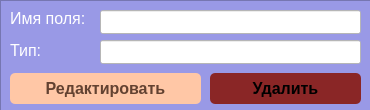
<?xml version="1.0" encoding="UTF-8"?>
<ui version="4.0">
 <class>FieldRowWidget</class>
 <widget class="QWidget" name="FieldRowWidget">
  <property name="geometry">
   <rect>
    <x>0</x>
    <y>0</y>
    <width>370</width>
    <height>110</height>
   </rect>
  </property>
  <property name="windowTitle">
   <string>FieldRowWidget</string>
  </property>
  <widget class="QFrame" name="frame">
   <property name="geometry">
    <rect>
     <x>0</x>
     <y>0</y>
     <width>371</width>
     <height>111</height>
    </rect>
   </property>
   <property name="styleSheet">
    <string notr="true">background-color: rgb(153, 153, 230);</string>
   </property>
   <property name="frameShape">
    <enum>QFrame::Shape::StyledPanel</enum>
   </property>
   <property name="frameShadow">
    <enum>QFrame::Shadow::Raised</enum>
   </property>
   <widget class="QLabel" name="label">
    <property name="geometry">
     <rect>
      <x>10</x>
      <y>10</y>
      <width>91</width>
      <height>16</height>
     </rect>
    </property>
    <property name="font">
     <font>
      <family>Yu Gothic UI</family>
      <pointsize>12</pointsize>
     </font>
    </property>
    <property name="styleSheet">
     <string notr="true">background-color: rgba(255, 255, 255, 0);
color: rgb(255, 255, 255);
border: none;</string>
    </property>
    <property name="text">
     <string>Имя поля:</string>
    </property>
   </widget>
   <widget class="QLabel" name="label_2">
    <property name="geometry">
     <rect>
      <x>10</x>
      <y>40</y>
      <width>91</width>
      <height>21</height>
     </rect>
    </property>
    <property name="font">
     <font>
      <family>Yu Gothic UI</family>
      <pointsize>12</pointsize>
     </font>
    </property>
    <property name="styleSheet">
     <string notr="true">background-color: rgba(255, 255, 255, 0);
color: rgb(255, 255, 255);
border: none;</string>
    </property>
    <property name="text">
     <string>Тип:</string>
    </property>
   </widget>
   <widget class="QPushButton" name="pushButtonEdit">
    <property name="geometry">
     <rect>
      <x>10</x>
      <y>73</y>
      <width>191</width>
      <height>31</height>
     </rect>
    </property>
    <property name="font">
     <font>
      <family>Yu Gothic UI</family>
      <pointsize>12</pointsize>
      <bold>true</bold>
     </font>
    </property>
    <property name="styleSheet">
     <string notr="true">

QPushButton {
background-color: rgb(255, 199, 166);
color: rgb(99, 66, 49);
border: none;
border-radius: 5px;

}
QPushButton:hover {
	
	
	background-color: rgb(222, 167, 135);
}
QPushButton:pressed {
	background-color: rgb(198, 138, 109);
}</string>
    </property>
    <property name="text">
     <string>Редактировать</string>
    </property>
   </widget>
   <widget class="QPushButton" name="pushButtonDelete">
    <property name="geometry">
     <rect>
      <x>210</x>
      <y>73</y>
      <width>151</width>
      <height>31</height>
     </rect>
    </property>
    <property name="font">
     <font>
      <family>Yu Gothic UI</family>
      <pointsize>12</pointsize>
      <bold>true</bold>
     </font>
    </property>
    <property name="styleSheet">
     <string notr="true">QPushButton {
background-color: rgb(138, 38, 38);
border: none;
border-radius: 5px;


}
QPushButton:hover {
	background-color: rgb(111, 28, 28);
}
QPushButton:pressed {
	background-color: rgb(89, 21, 18);
}</string>
    </property>
    <property name="text">
     <string>Удалить</string>
    </property>
   </widget>
   <widget class="QLineEdit" name="lineEditFieldName">
    <property name="geometry">
     <rect>
      <x>100</x>
      <y>10</y>
      <width>261</width>
      <height>24</height>
     </rect>
    </property>
    <property name="styleSheet">
     <string notr="true">background-color: rgb(255, 255, 255);
color: rgb(21, 20, 27);</string>
    </property>
    <property name="readOnly">
     <bool>true</bool>
    </property>
   </widget>
   <widget class="QLineEdit" name="lineEditFieldType">
    <property name="geometry">
     <rect>
      <x>100</x>
      <y>40</y>
      <width>261</width>
      <height>24</height>
     </rect>
    </property>
    <property name="styleSheet">
     <string notr="true">background-color: rgb(255, 255, 255);
color: rgb(21, 20, 27);</string>
    </property>
    <property name="readOnly">
     <bool>true</bool>
    </property>
   </widget>
  </widget>
 </widget>
 <layoutdefault spacing="6" margin="11"/>
 <resources/>
 <connections/>
</ui>
